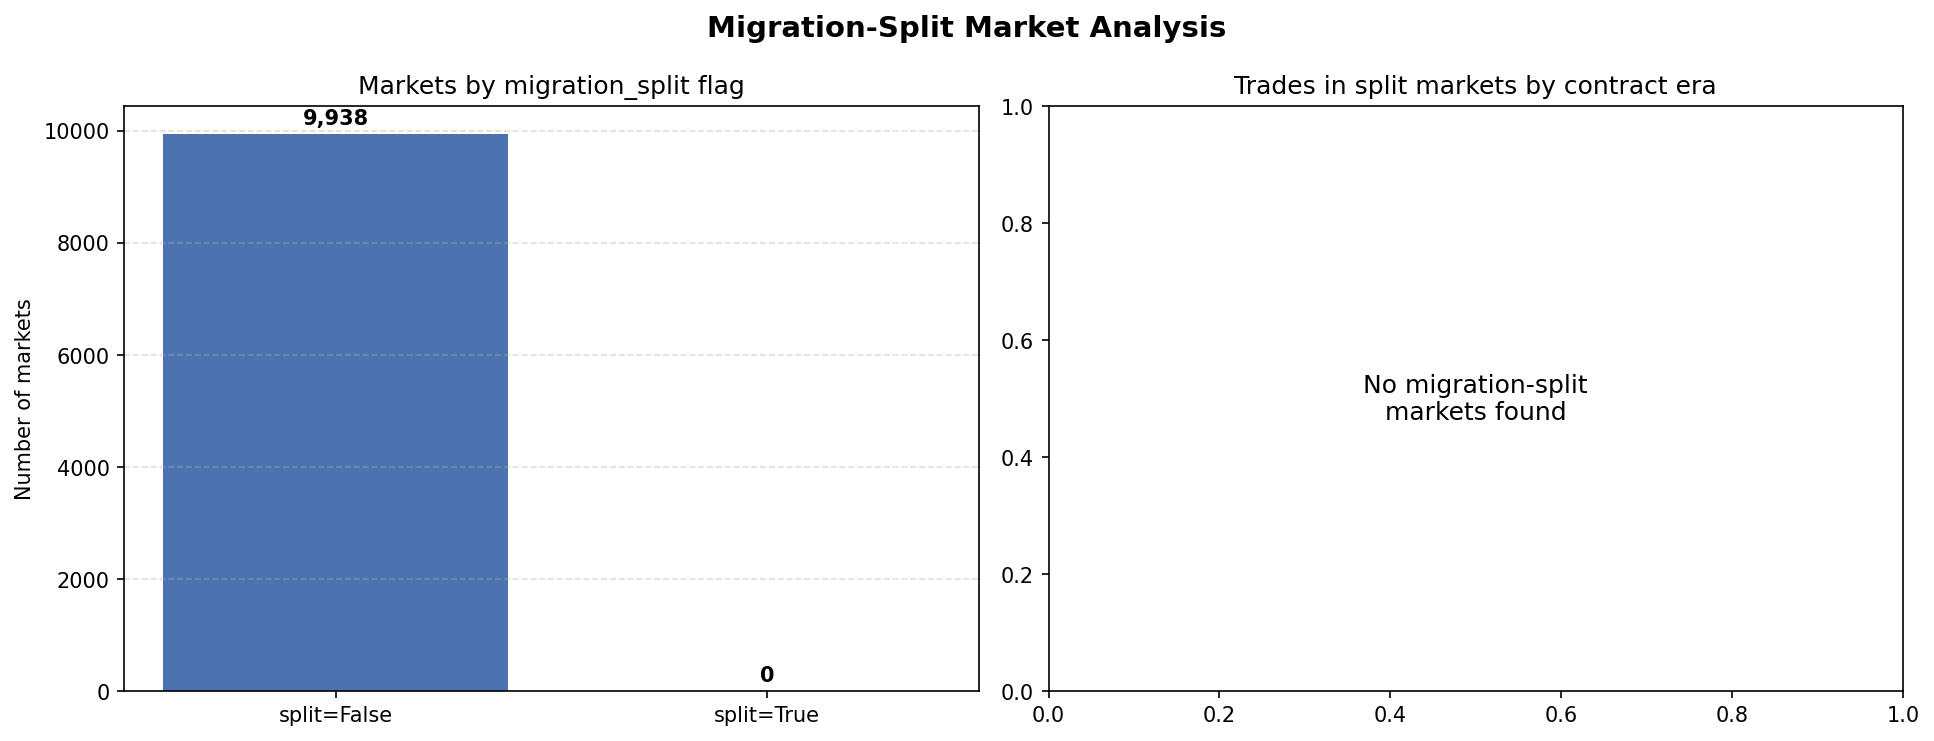

Source code (Python):
"""Migration-split market distribution.

Shows how many markets have migration_split=true and compares trade counts
across the V1/V2 contract boundary for those markets.
Run from the project root: python vizz/mig_dist.py
"""

import duckdb
import matplotlib
matplotlib.use("Agg")
import matplotlib.pyplot as plt

DATA_ROOT = "./data"
# V1→V2 cutover timestamp from config.yaml
V1_V2_CUTOVER_TS = 1_745_841_600  # 2026-04-28 12:00 UTC

con = duckdb.connect()

# Market-level split flag counts
markets_df = con.execute(f"""
    SELECT
        migration_split,
        COUNT(*) AS market_count,
        SUM(total_volume_usd) AS total_volume_usd
    FROM read_parquet('{DATA_ROOT}/markets/markets.parquet')
    GROUP BY migration_split
    ORDER BY migration_split
""").df()

split_market_ids = con.execute(f"""
    SELECT condition_id
    FROM read_parquet('{DATA_ROOT}/markets/markets.parquet')
    WHERE migration_split = true
""").df()["condition_id"].tolist()

print(f"Markets by migration_split flag:")
for _, row in markets_df.iterrows():
    label = "split=True " if row["migration_split"] else "split=False"
    print(
        f"  {label}: {int(row['market_count']):>6,} markets, "
        f"${row['total_volume_usd']:>16,.0f} reported volume"
    )
print()

# For migration-split markets only: count trades before/after cutover
if split_market_ids:
    ids_sql = ", ".join(f"'{cid}'" for cid in split_market_ids[:5000])  # DuckDB IN limit safety
    split_trades = con.execute(f"""
        SELECT
            condition_id,
            SUM(CASE WHEN block_ts < {V1_V2_CUTOVER_TS} THEN 1 ELSE 0 END) AS v1_trades,
            SUM(CASE WHEN block_ts >= {V1_V2_CUTOVER_TS} THEN 1 ELSE 0 END) AS v2_trades,
            COUNT(*) AS total_trades
        FROM read_parquet(
            '{DATA_ROOT}/trades/**/*.parquet',
            hive_partitioning = false
        )
        WHERE condition_id IN ({ids_sql})
        GROUP BY condition_id
    """).df()

    print(f"Trade distribution for {len(split_trades):,} migration-split markets:")
    print(f"  Total trades:      {split_trades['total_trades'].sum():>10,}")
    print(f"  V1-era trades:     {split_trades['v1_trades'].sum():>10,}")
    print(f"  V2-era trades:     {split_trades['v2_trades'].sum():>10,}")
    print()
    markets_with_both = ((split_trades["v1_trades"] > 0) & (split_trades["v2_trades"] > 0)).sum()
    print(f"  Markets with trades on BOTH sides of cutover: {markets_with_both:,}")
    markets_v1_only = ((split_trades["v1_trades"] > 0) & (split_trades["v2_trades"] == 0)).sum()
    markets_v2_only = ((split_trades["v1_trades"] == 0) & (split_trades["v2_trades"] > 0)).sum()
    markets_no_trades = ((split_trades["v1_trades"] == 0) & (split_trades["v2_trades"] == 0)).sum()
    print(f"  V1-only:  {markets_v1_only:,}   V2-only: {markets_v2_only:,}   no trades: {markets_no_trades:,}")
else:
    print("No migration-split markets found.")
    split_trades = None

# ------------------------------------------------------------------
# Plot
# ------------------------------------------------------------------
fig, axes = plt.subplots(1, 2, figsize=(13, 5))
fig.suptitle("Migration-Split Market Analysis", fontsize=14, fontweight="bold")

# Left: split vs non-split market count
ax = axes[0]
split_false = int(markets_df.loc[markets_df["migration_split"] == False, "market_count"].sum()) if not markets_df.empty else 0
split_true  = int(markets_df.loc[markets_df["migration_split"] == True,  "market_count"].sum()) if not markets_df.empty else 0
bars = ax.bar(["split=False", "split=True"], [split_false, split_true],
              color=["#4C72B0", "#DD8452"])
ax.set_ylabel("Number of markets")
ax.set_title("Markets by migration_split flag")
ax.grid(True, axis="y", linestyle="--", alpha=0.4)
for bar, val in zip(bars, [split_false, split_true]):
    ax.text(bar.get_x() + bar.get_width() / 2, bar.get_height() + max(split_false, split_true) * 0.01,
            f"{val:,}", ha="center", va="bottom", fontweight="bold")

# Right: V1 vs V2 trade breakdown for split markets
ax2 = axes[1]
if split_trades is not None and not split_trades.empty:
    v1_total = int(split_trades["v1_trades"].sum())
    v2_total = int(split_trades["v2_trades"].sum())
    bars2 = ax2.bar(["V1-era trades\n(pre-cutover)", "V2-era trades\n(post-cutover)"],
                    [v1_total, v2_total], color=["#55A868", "#C44E52"])
    ax2.set_ylabel("Number of trades")
    ax2.set_title("Trades in split markets by contract era")
    ax2.grid(True, axis="y", linestyle="--", alpha=0.4)
    for bar, val in zip(bars2, [v1_total, v2_total]):
        ax2.text(bar.get_x() + bar.get_width() / 2, bar.get_height() + max(v1_total, v2_total) * 0.01,
                 f"{val:,}", ha="center", va="bottom", fontweight="bold")
else:
    ax2.text(0.5, 0.5, "No migration-split\nmarkets found",
             ha="center", va="center", transform=ax2.transAxes, fontsize=12)
    ax2.set_title("Trades in split markets by contract era")

plt.tight_layout()
out = "vizz/mig_dist.png"
plt.savefig(out, dpi=150, bbox_inches="tight")
print(f"\nSaved: {out}")
